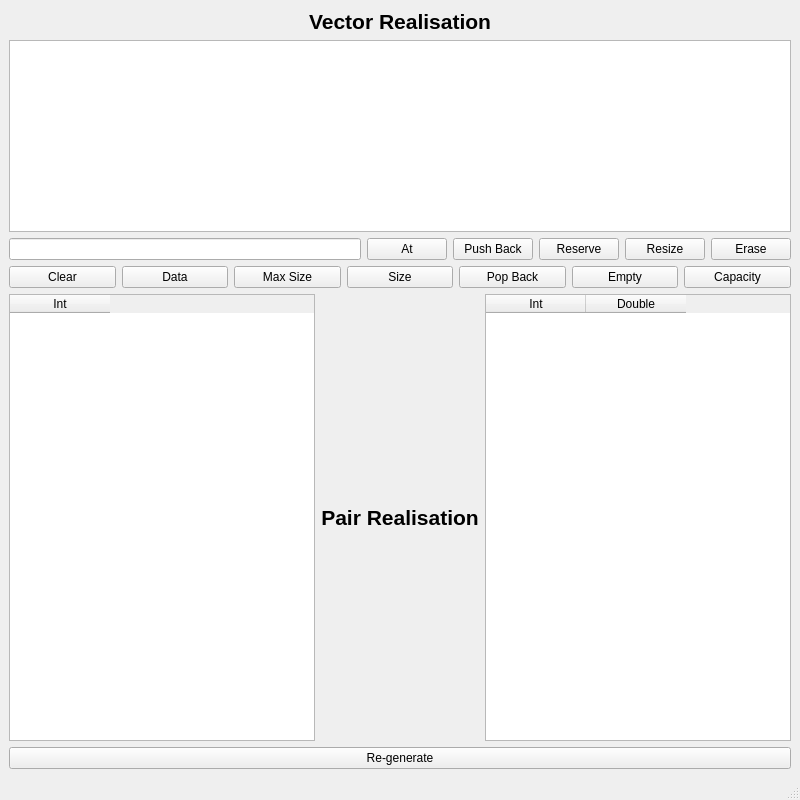
<?xml version="1.0" encoding="UTF-8"?>
<ui version="4.0">
 <class>MainWindow</class>
 <widget class="QMainWindow" name="MainWindow">
  <property name="geometry">
   <rect>
    <x>0</x>
    <y>0</y>
    <width>800</width>
    <height>800</height>
   </rect>
  </property>
  <property name="minimumSize">
   <size>
    <width>800</width>
    <height>800</height>
   </size>
  </property>
  <property name="windowTitle">
   <string>Task 5</string>
  </property>
  <widget class="QWidget" name="centralwidget">
   <layout class="QVBoxLayout" name="verticalLayout_4">
    <item>
     <layout class="QVBoxLayout" name="verticalLayout"/>
    </item>
    <item>
     <layout class="QVBoxLayout" name="verticalLayout_3">
      <item>
       <widget class="QLabel" name="label_2">
        <property name="font">
         <font>
          <pointsize>16</pointsize>
          <weight>75</weight>
          <bold>true</bold>
         </font>
        </property>
        <property name="text">
         <string>Vector Realisation</string>
        </property>
        <property name="alignment">
         <set>Qt::AlignCenter</set>
        </property>
       </widget>
      </item>
      <item>
       <widget class="QTextBrowser" name="textBrowser">
        <property name="sizePolicy">
         <sizepolicy hsizetype="Preferred" vsizetype="Preferred">
          <horstretch>0</horstretch>
          <verstretch>0</verstretch>
         </sizepolicy>
        </property>
       </widget>
      </item>
      <item>
       <layout class="QVBoxLayout" name="verticalLayout_2">
        <item>
         <layout class="QHBoxLayout" name="horizontalLayout_4">
          <item>
           <widget class="QLineEdit" name="lineEdit"/>
          </item>
          <item>
           <layout class="QHBoxLayout" name="horizontalLayout_3">
            <item>
             <widget class="QPushButton" name="pushButton_at">
              <property name="text">
               <string>At</string>
              </property>
             </widget>
            </item>
            <item>
             <widget class="QPushButton" name="pushButton_pushBack">
              <property name="text">
               <string>Push Back</string>
              </property>
             </widget>
            </item>
            <item>
             <widget class="QPushButton" name="pushButton_reserve">
              <property name="text">
               <string>Reserve</string>
              </property>
             </widget>
            </item>
            <item>
             <widget class="QPushButton" name="pushButton_resize">
              <property name="text">
               <string>Resize</string>
              </property>
             </widget>
            </item>
            <item>
             <widget class="QPushButton" name="pushButton_erase">
              <property name="text">
               <string>Erase</string>
              </property>
             </widget>
            </item>
           </layout>
          </item>
         </layout>
        </item>
        <item>
         <layout class="QHBoxLayout" name="horizontalLayout_2">
          <item>
           <widget class="QPushButton" name="pushButton_clear">
            <property name="text">
             <string>Clear</string>
            </property>
           </widget>
          </item>
          <item>
           <widget class="QPushButton" name="pushButton_data">
            <property name="text">
             <string>Data</string>
            </property>
           </widget>
          </item>
          <item>
           <widget class="QPushButton" name="pushButton_maxSize">
            <property name="text">
             <string>Max Size</string>
            </property>
           </widget>
          </item>
          <item>
           <widget class="QPushButton" name="pushButton_size">
            <property name="text">
             <string>Size</string>
            </property>
           </widget>
          </item>
          <item>
           <widget class="QPushButton" name="pushButton_popBack">
            <property name="text">
             <string>Pop Back</string>
            </property>
           </widget>
          </item>
          <item>
           <widget class="QPushButton" name="pushButton_empty">
            <property name="text">
             <string>Empty</string>
            </property>
           </widget>
          </item>
          <item>
           <widget class="QPushButton" name="pushButton_capacity">
            <property name="text">
             <string>Capacity</string>
            </property>
           </widget>
          </item>
         </layout>
        </item>
       </layout>
      </item>
     </layout>
    </item>
    <item>
     <layout class="QHBoxLayout" name="horizontalLayout">
      <item>
       <widget class="QTableWidget" name="tableWidget_left">
        <property name="editTriggers">
         <set>QAbstractItemView::NoEditTriggers</set>
        </property>
        <property name="dragDropOverwriteMode">
         <bool>false</bool>
        </property>
        <property name="alternatingRowColors">
         <bool>true</bool>
        </property>
        <column>
         <property name="text">
          <string>Int</string>
         </property>
        </column>
       </widget>
      </item>
      <item>
       <widget class="QLabel" name="label">
        <property name="font">
         <font>
          <pointsize>16</pointsize>
          <weight>75</weight>
          <bold>true</bold>
         </font>
        </property>
        <property name="text">
         <string>Pair Realisation</string>
        </property>
        <property name="alignment">
         <set>Qt::AlignCenter</set>
        </property>
       </widget>
      </item>
      <item>
       <widget class="QTableWidget" name="tableWidget_right">
        <property name="editTriggers">
         <set>QAbstractItemView::NoEditTriggers</set>
        </property>
        <property name="dragDropOverwriteMode">
         <bool>false</bool>
        </property>
        <property name="alternatingRowColors">
         <bool>true</bool>
        </property>
        <column>
         <property name="text">
          <string>Int</string>
         </property>
        </column>
        <column>
         <property name="text">
          <string>Double</string>
         </property>
        </column>
       </widget>
      </item>
     </layout>
    </item>
    <item>
     <widget class="QPushButton" name="pushButton">
      <property name="text">
       <string>Re-generate</string>
      </property>
     </widget>
    </item>
   </layout>
  </widget>
  <widget class="QMenuBar" name="menubar">
   <property name="geometry">
    <rect>
     <x>0</x>
     <y>0</y>
     <width>800</width>
     <height>22</height>
    </rect>
   </property>
  </widget>
  <widget class="QStatusBar" name="statusbar"/>
 </widget>
 <resources/>
 <connections/>
</ui>
